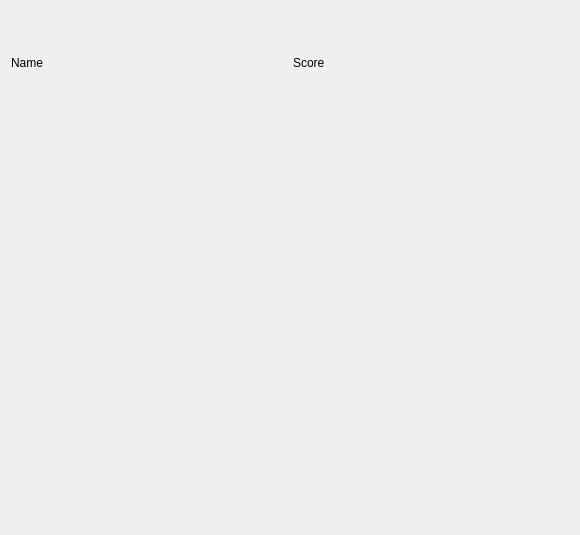
<?xml version="1.0" encoding="UTF-8"?>
<ui version="4.0">
 <class>Form</class>
 <widget class="QWidget" name="Form">
  <property name="geometry">
   <rect>
    <x>0</x>
    <y>0</y>
    <width>580</width>
    <height>535</height>
   </rect>
  </property>
  <property name="windowTitle">
   <string>Form</string>
  </property>
  <layout class="QVBoxLayout" name="verticalLayout_2" stretch="1,4">
   <item>
    <layout class="QHBoxLayout" name="horizontalLayout">
     <item>
      <widget class="QLabel" name="label_2">
       <property name="text">
        <string>Name</string>
       </property>
      </widget>
     </item>
     <item>
      <widget class="QLabel" name="label">
       <property name="text">
        <string>Score</string>
       </property>
      </widget>
     </item>
    </layout>
   </item>
   <item>
    <layout class="QHBoxLayout" name="horizontalLayout_2"/>
   </item>
  </layout>
 </widget>
 <resources/>
 <connections/>
</ui>
